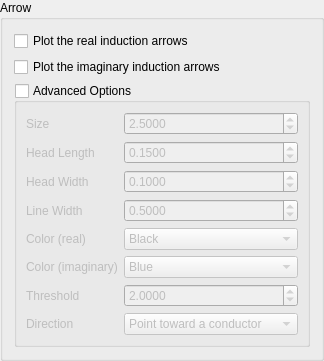
<?xml version="1.0" encoding="UTF-8"?>
<ui version="4.0">
 <class>GroupBox_Arrow</class>
 <widget class="QGroupBox" name="GroupBox_Arrow">
  <property name="enabled">
   <bool>true</bool>
  </property>
  <property name="geometry">
   <rect>
    <x>0</x>
    <y>0</y>
    <width>300</width>
    <height>314</height>
   </rect>
  </property>
  <property name="sizePolicy">
   <sizepolicy hsizetype="Preferred" vsizetype="Fixed">
    <horstretch>0</horstretch>
    <verstretch>0</verstretch>
   </sizepolicy>
  </property>
  <property name="windowTitle">
   <string>GroupBox</string>
  </property>
  <property name="title">
   <string>Arrow</string>
  </property>
  <property name="checkable">
   <bool>false</bool>
  </property>
  <property name="checked">
   <bool>false</bool>
  </property>
  <layout class="QVBoxLayout" name="verticalLayout">
   <item>
    <widget class="QCheckBox" name="checkBox_real">
     <property name="text">
      <string>Plot the real induction arrows</string>
     </property>
    </widget>
   </item>
   <item>
    <widget class="QCheckBox" name="checkBox_imaginary">
     <property name="text">
      <string>Plot the imaginary induction arrows</string>
     </property>
    </widget>
   </item>
   <item>
    <widget class="QGroupBox" name="groupBox_advanced_options">
     <property name="title">
      <string>Advanced Options</string>
     </property>
     <property name="checkable">
      <bool>true</bool>
     </property>
     <property name="checked">
      <bool>false</bool>
     </property>
     <layout class="QFormLayout" name="formLayout_2">
      <item row="0" column="0">
       <widget class="QLabel" name="label_size">
        <property name="toolTip">
         <string>&lt;html&gt;&lt;head/&gt;&lt;body&gt;&lt;p&gt;multiplier to scale the arrow&lt;/p&gt;&lt;/body&gt;&lt;/html&gt;</string>
        </property>
        <property name="text">
         <string>Size</string>
        </property>
       </widget>
      </item>
      <item row="0" column="1">
       <widget class="QDoubleSpinBox" name="doubleSpinBox_size">
        <property name="toolTip">
         <string>&lt;html&gt;&lt;head/&gt;&lt;body&gt;&lt;p&gt;multiplier to scale the arrow&lt;/p&gt;&lt;/body&gt;&lt;/html&gt;</string>
        </property>
        <property name="decimals">
         <number>4</number>
        </property>
        <property name="maximum">
         <double>10.000000000000000</double>
        </property>
        <property name="singleStep">
         <double>0.100000000000000</double>
        </property>
        <property name="value">
         <double>2.500000000000000</double>
        </property>
       </widget>
      </item>
      <item row="1" column="0">
       <widget class="QLabel" name="label_head_length">
        <property name="toolTip">
         <string>&lt;html&gt;&lt;head/&gt;&lt;body&gt;&lt;p&gt;length of the arrwo head&lt;/p&gt;&lt;/body&gt;&lt;/html&gt;</string>
        </property>
        <property name="text">
         <string>Head Length</string>
        </property>
       </widget>
      </item>
      <item row="1" column="1">
       <widget class="QDoubleSpinBox" name="doubleSpinBox_head_length">
        <property name="toolTip">
         <string>&lt;html&gt;&lt;head/&gt;&lt;body&gt;&lt;p&gt;length of the arrwo head&lt;/p&gt;&lt;/body&gt;&lt;/html&gt;</string>
        </property>
        <property name="decimals">
         <number>4</number>
        </property>
        <property name="maximum">
         <double>10.000000000000000</double>
        </property>
        <property name="singleStep">
         <double>0.100000000000000</double>
        </property>
        <property name="value">
         <double>0.150000000000000</double>
        </property>
       </widget>
      </item>
      <item row="2" column="0">
       <widget class="QLabel" name="label_head_width">
        <property name="toolTip">
         <string>&lt;html&gt;&lt;head/&gt;&lt;body&gt;&lt;p&gt;width of the arrow head&lt;/p&gt;&lt;/body&gt;&lt;/html&gt;</string>
        </property>
        <property name="text">
         <string>Head Width</string>
        </property>
       </widget>
      </item>
      <item row="2" column="1">
       <widget class="QDoubleSpinBox" name="doubleSpinBox_head_width">
        <property name="toolTip">
         <string>&lt;html&gt;&lt;head/&gt;&lt;body&gt;&lt;p&gt;width of the arrow head&lt;/p&gt;&lt;/body&gt;&lt;/html&gt;</string>
        </property>
        <property name="decimals">
         <number>4</number>
        </property>
        <property name="maximum">
         <double>10.000000000000000</double>
        </property>
        <property name="singleStep">
         <double>0.100000000000000</double>
        </property>
        <property name="value">
         <double>0.100000000000000</double>
        </property>
       </widget>
      </item>
      <item row="3" column="0">
       <widget class="QLabel" name="label_line_width">
        <property name="toolTip">
         <string>&lt;html&gt;&lt;head/&gt;&lt;body&gt;&lt;p&gt;line width of the arrow&lt;/p&gt;&lt;/body&gt;&lt;/html&gt;</string>
        </property>
        <property name="text">
         <string>Line Width</string>
        </property>
       </widget>
      </item>
      <item row="3" column="1">
       <widget class="QDoubleSpinBox" name="doubleSpinBox_line_width">
        <property name="toolTip">
         <string>&lt;html&gt;&lt;head/&gt;&lt;body&gt;&lt;p&gt;line width of the arrow&lt;/p&gt;&lt;/body&gt;&lt;/html&gt;</string>
        </property>
        <property name="decimals">
         <number>4</number>
        </property>
        <property name="maximum">
         <double>10.000000000000000</double>
        </property>
        <property name="singleStep">
         <double>0.100000000000000</double>
        </property>
        <property name="value">
         <double>0.500000000000000</double>
        </property>
       </widget>
      </item>
      <item row="4" column="0">
       <widget class="QLabel" name="label_color_real">
        <property name="text">
         <string>Color (real)</string>
        </property>
       </widget>
      </item>
      <item row="4" column="1">
       <widget class="QComboBox" name="comboBox_color_real">
        <property name="currentIndex">
         <number>6</number>
        </property>
        <item>
         <property name="text">
          <string>Blue</string>
         </property>
        </item>
        <item>
         <property name="text">
          <string>Green</string>
         </property>
        </item>
        <item>
         <property name="text">
          <string>Red</string>
         </property>
        </item>
        <item>
         <property name="text">
          <string>Cyan</string>
         </property>
        </item>
        <item>
         <property name="text">
          <string>Magenta</string>
         </property>
        </item>
        <item>
         <property name="text">
          <string>Yellow</string>
         </property>
        </item>
        <item>
         <property name="text">
          <string>Black</string>
         </property>
        </item>
        <item>
         <property name="text">
          <string>White</string>
         </property>
        </item>
       </widget>
      </item>
      <item row="5" column="0">
       <widget class="QLabel" name="label_color_imaginary">
        <property name="text">
         <string>Color (imaginary)</string>
        </property>
       </widget>
      </item>
      <item row="5" column="1">
       <widget class="QComboBox" name="comboBox_color_imaginary">
        <item>
         <property name="text">
          <string>Blue</string>
         </property>
        </item>
        <item>
         <property name="text">
          <string>Green</string>
         </property>
        </item>
        <item>
         <property name="text">
          <string>Red</string>
         </property>
        </item>
        <item>
         <property name="text">
          <string>Cyan</string>
         </property>
        </item>
        <item>
         <property name="text">
          <string>Magenta</string>
         </property>
        </item>
        <item>
         <property name="text">
          <string>Yellow</string>
         </property>
        </item>
        <item>
         <property name="text">
          <string>Black</string>
         </property>
        </item>
        <item>
         <property name="text">
          <string>White</string>
         </property>
        </item>
       </widget>
      </item>
      <item row="6" column="0">
       <widget class="QLabel" name="label_threshold">
        <property name="toolTip">
         <string>&lt;html&gt;&lt;head/&gt;&lt;body&gt;&lt;p&gt;threshold of which any arrow larger than this number will not be plotted, helps clean up if the data is not good.&lt;/p&gt;&lt;p&gt;&lt;span style=&quot; font-weight:600;&quot;&gt;NOTE:&lt;/span&gt; this is applied before scaling by 'size'&lt;/p&gt;&lt;/body&gt;&lt;/html&gt;</string>
        </property>
        <property name="text">
         <string>Threshold</string>
        </property>
       </widget>
      </item>
      <item row="6" column="1">
       <widget class="QDoubleSpinBox" name="doubleSpinBox_threshold">
        <property name="toolTip">
         <string>&lt;html&gt;&lt;head/&gt;&lt;body&gt;&lt;p&gt;threshold of which any arrow larger than this number will not be plotted, helps clean up if the data is not good.&lt;/p&gt;&lt;p&gt;&lt;span style=&quot; font-weight:600;&quot;&gt;NOTE:&lt;/span&gt; this is applied before scaling by 'size'&lt;/p&gt;&lt;/body&gt;&lt;/html&gt;</string>
        </property>
        <property name="decimals">
         <number>4</number>
        </property>
        <property name="maximum">
         <double>10.000000000000000</double>
        </property>
        <property name="singleStep">
         <double>0.100000000000000</double>
        </property>
        <property name="value">
         <double>2.000000000000000</double>
        </property>
       </widget>
      </item>
      <item row="7" column="0">
       <widget class="QLabel" name="label_direction">
        <property name="text">
         <string>Direction</string>
        </property>
       </widget>
      </item>
      <item row="7" column="1">
       <widget class="QComboBox" name="comboBox_direction">
        <item>
         <property name="text">
          <string>Point toward a conductor</string>
         </property>
        </item>
        <item>
         <property name="text">
          <string>Point away from conductor</string>
         </property>
        </item>
       </widget>
      </item>
     </layout>
     <zorder>doubleSpinBox_size</zorder>
     <zorder>label_size</zorder>
     <zorder>label_head_length</zorder>
     <zorder>doubleSpinBox_head_length</zorder>
     <zorder>label_head_width</zorder>
     <zorder>doubleSpinBox_head_width</zorder>
     <zorder>label_line_width</zorder>
     <zorder>doubleSpinBox_line_width</zorder>
     <zorder>label_color_real</zorder>
     <zorder>comboBox_color_real</zorder>
     <zorder>label_color_imaginary</zorder>
     <zorder>comboBox_color_imaginary</zorder>
     <zorder>label_threshold</zorder>
     <zorder>doubleSpinBox_threshold</zorder>
     <zorder>label_direction</zorder>
     <zorder>comboBox_direction</zorder>
    </widget>
   </item>
  </layout>
 </widget>
 <resources/>
 <connections/>
</ui>
